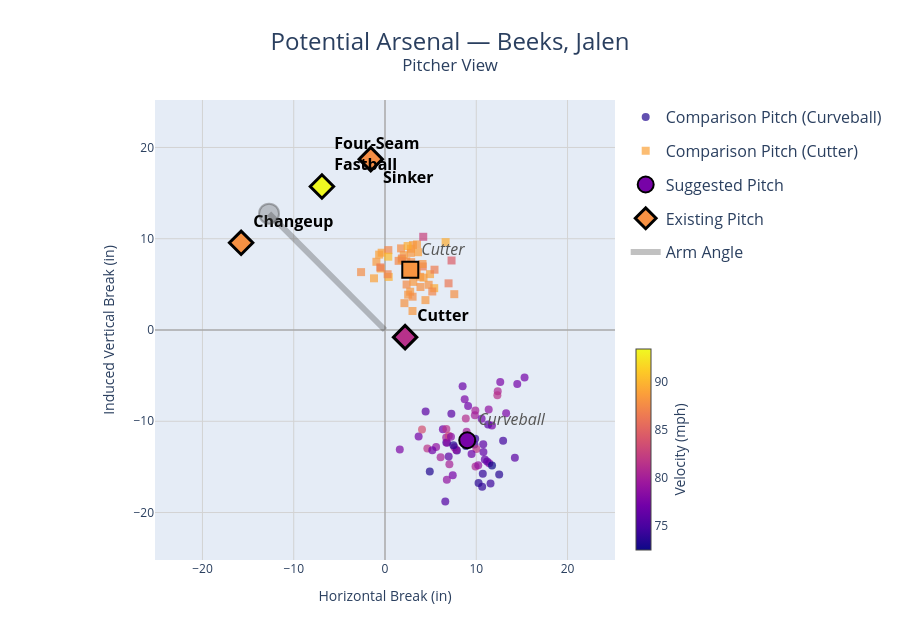

The code cell stored with this chart in its notebook:
### Code cell
plot_pitch_clusters(j_beeks)

### Figure 1 — Plotly figure (JSON) as saved in the notebook; plotly's stock layout.template omitted (floating-point values rounded to 4 significant figures; data arrays with more than 128 entries replaced by an {"elided": "..."} marker saying what was removed)
{"data": [{"customdata": {"elided": "63x3 mixed values"}, "hovertemplate": "<b>%{customdata[0]}</b><br>Pitch: %{customdata[1]}<extra></extra>", "marker": {"cmax": 93.39, "cmin": 72.45, "color": [73.21, 77.32, 77.64, 74.07, 73.5, 77.65, 73.64, 77.99, 77.23, 74.79, 77.31, 80.57, 79.69, 73.92, 77.18, 75.76, 74.72, 80.22, 78.27, 81.73, 80.04, 77.03, 79.4, 75.91, 76.79, 74.0, 76.3, 80.43, 78.8, 78.74, 76.21, 75.45, 77.11, 81.56, 79.95, 73.9, 74.36, 77.75, 76.94, 75.83, 78.64, 72.45, 76.02, 80.06, 78.9, 75.86, 73.49, 81.38, 74.61, 72.74, 82.85, 78.4, 76.29, 77.13, 80.0, 76.62, 83.58, 75.83, 77.61, 79.0, 81.33, 77.03, 81.06], "colorbar": {"len": 0.48, "thickness": 15, "title": {"side": "right", "text": "Velocity (mph)"}, "x": 1.02, "y": 0, "yanchor": "bottom"}, "colorscale": [[0, "#0d0887"], [0.1111, "#46039f"], [0.2222, "#7201a8"], [0.3333, "#9c179e"], [0.4444, "#bd3786"], [0.5556, "#d8576b"], [0.6667, "#ed7953"], [0.7778, "#fb9f3a"], [0.8889, "#fdca26"], [1, "#f0f921"]], "opacity": 0.7, "showscale": true, "size": 8, "symbol": "circle"}, "mode": "markers", "name": "Comparison Pitch (Curveball)", "type": "scatter", "x": [4.906, 7.422, 8.731, 9.883, 12.51, 13.27, 10.25, 11.42, 3.684, 6.72, 11.72, 12.35, 6.704, 10.65, 15.29, 11.3, 9.798, 7.054, 6.808, 10.01, 6.093, 6.342, 7.603, 4.451, 9.485, 10.72, 10.78, 9.919, 5.599, 11.36, 11.19, 6.606, 9.106, 4.64, 8.943, 7.875, 11.56, 1.62, 5.185, 14.23, 7.812, 11.73, 10.76, 9.897, 6.775, 7.27, 7.495, 6.722, 12.94, 8.87, 6.992, 7.228, 10.94, 14.49, 9.844, 8.504, 4.056, 6.976, 12.63, 10.22, 12.31, 10.59, 8.852], "y": [-15.5, -15.91, -7.58, -11.91, -15.84, -9.13, -16.75, -14.59, -11.67, -12.32, -10.45, -6.707, -11.77, -17.17, -5.199, -10.35, -12.55, -14.71, -12.34, -13.03, -13.93, -10.88, -12.84, -8.919, -13.57, -15.74, -13.37, -14.96, -12.81, -8.709, -14.4, -18.79, -8.328, -12.98, -11.14, -13.19, -16.81, -13.08, -13.18, -13.99, -13.16, -14.86, -12.52, -8.811, -16.4, -9.174, -12.62, -10.84, -12.12, -12.72, -11.59, -11.69, -14.18, -5.904, -9.335, -6.157, -10.89, -13.85, -5.7, -14.82, -7.153, -9.736, -9.683]}, {"customdata": {"elided": "53x3 mixed values"}, "hovertemplate": "<b>%{customdata[0]}</b><br>Pitch: %{customdata[1]}<extra></extra>", "marker": {"cmax": 93.39, "cmin": 72.45, "color": [88.92, 88.26, 88.62, 92.01, 89.42, 88.82, 87.7, 87.5, 89.63, 88.85, 87.3, 89.47, 89.02, 88.73, 89.12, 87.94, 88.51, 88.55, 90.27, 88.14, 87.92, 86.38, 86.31, 86.78, 88.37, 87.61, 89.07, 87.61, 88.32, 88.29, 89.5, 87.97, 86.59, 88.85, 88.39, 87.18, 88.23, 88.9, 87.93, 87.19, 88.28, 87.8, 88.02, 87.67, 88.06, 82.59, 88.61, 84.48, 87.7, 87.88, 86.35, 87.88, 87.1], "colorscale": [[0, "#0d0887"], [0.1111, "#46039f"], [0.2222, "#7201a8"], [0.3333, "#9c179e"], [0.4444, "#bd3786"], [0.5556, "#d8576b"], [0.6667, "#ed7953"], [0.7778, "#fb9f3a"], [0.8889, "#fdca26"], [1, "#f0f921"]], "opacity": 0.7, "showscale": false, "size": 8, "symbol": "square"}, "mode": "markers", "name": "Comparison Pitch (Cutter)", "type": "scatter", "x": [-0.6403, 2.759, 2.053, 1.823, 5.393, -0.3686, 1.759, 2.365, 0.4074, 4.934, 0.3672, 6.641, 2.355, 3.62, -0.4694, 3.842, -0.9424, 2.848, 0.3582, 2.692, 2.331, 4.139, -0.5105, 1.848, 3.502, 2.871, 2.804, -2.621, 4.433, 3.062, 2.476, 2.126, 5.425, -1.203, 3.094, 1.492, 2.825, 3.363, 4.784, 5.179, 3.013, 7.591, 4.109, 3.474, 2.537, 4.19, 4.222, 7.293, 3.021, 3.012, 6.964, 3.886, 0.2898], "y": [8.261, 4.194, 8.196, 7.687, 4.583, 8.469, 8.944, 4.984, 5.816, 6.118, 8.752, 9.627, 6.341, 8.522, 6.738, 5.828, 7.473, 8.905, 8.03, 6.955, 7.529, 6.962, 6.859, 7.837, 9.378, 7.44, 6.775, 6.341, 3.275, 9.305, 9.199, 2.942, 6.608, 5.663, 5.271, 7.576, 8.449, 5.999, 4.954, 4.216, 2.081, 3.924, 7.229, 6.548, 3.871, 10.21, 5.738, 7.617, 3.65, 6.132, 5.113, 4.707, 6.108]}, {"hovertemplate": "<b>Suggested: Curveball</b><br>HBreak: %{x:.1f} in<br>IVBreak: %{y:.1f} in<extra></extra>", "legendgroup": "centroid", "marker": {"cmax": 93.39, "cmin": 72.45, "color": [77.36], "colorscale": [[0, "#0d0887"], [0.1111, "#46039f"], [0.2222, "#7201a8"], [0.3333, "#9c179e"], [0.4444, "#bd3786"], [0.5556, "#d8576b"], [0.6667, "#ed7953"], [0.7778, "#fb9f3a"], [0.8889, "#fdca26"], [1, "#f0f921"]], "line": {"color": "black", "width": 2}, "showscale": false, "size": 16, "symbol": "circle"}, "mode": "markers+text", "name": "Suggested Pitch", "showlegend": true, "text": ["<i>Curveball</i>"], "textfont": {"color": "#555", "size": 16}, "textposition": ["top right"], "type": "scatter", "x": [9.011], "y": [-12.08]}, {"hovertemplate": "<b>Suggested: Cutter</b><br>HBreak: %{x:.1f} in<br>IVBreak: %{y:.1f} in<extra></extra>", "legendgroup": "centroid", "marker": {"cmax": 93.39, "cmin": 72.45, "color": [88.05], "colorscale": [[0, "#0d0887"], [0.1111, "#46039f"], [0.2222, "#7201a8"], [0.3333, "#9c179e"], [0.4444, "#bd3786"], [0.5556, "#d8576b"], [0.6667, "#ed7953"], [0.7778, "#fb9f3a"], [0.8889, "#fdca26"], [1, "#f0f921"]], "line": {"color": "black", "width": 2}, "showscale": false, "size": 16, "symbol": "square"}, "mode": "markers+text", "name": "Suggested Pitch", "showlegend": false, "text": ["<i>Cutter</i>"], "textfont": {"color": "#555", "size": 16}, "textposition": ["top right"], "type": "scatter", "x": [2.77], "y": [6.602]}, {"customdata": [["Beeks, Jalen", "Changeup"], ["Beeks, Jalen", "Cutter"], ["Beeks, Jalen", "Four-Seam Fastball"], ["Beeks, Jalen", "Sinker"]], "hovertemplate": "<b>%{customdata[0]}</b><br>Pitch: %{customdata[1]}<extra></extra>", "marker": {"cmax": 93.39, "cmin": 72.45, "color": [87.9, 81.32, 93.39, 87.7], "colorscale": [[0, "#0d0887"], [0.1111, "#46039f"], [0.2222, "#7201a8"], [0.3333, "#9c179e"], [0.4444, "#bd3786"], [0.5556, "#d8576b"], [0.6667, "#ed7953"], [0.7778, "#fb9f3a"], [0.8889, "#fdca26"], [1, "#f0f921"]], "line": {"color": "black", "width": 3}, "showscale": false, "size": 18, "symbol": "diamond"}, "mode": "markers+text", "name": "Existing Pitch", "text": ["<b>Changeup</b>", "<b>Cutter</b>", "<b>Four-Seam<br>Fastball</b>", "<b>Sinker</b>"], "textfont": {"color": "black", "size": 16}, "textposition": ["top right", "top right", "top right", "bottom right"], "type": "scatter", "x": [-15.76, 2.202, -6.91, -1.56], "y": [9.556, -0.7816, 15.72, 18.72]}, {"hovertemplate": "Arm Angle: 45.1°<extra></extra>", "line": {"color": "rgba(50,50,50,0.30)", "width": 6}, "mode": "lines", "name": "Arm Angle", "type": "scatter", "x": [0, -12.71], "y": [0, 12.75]}, {"hovertemplate": "Arm Angle: 45.1°<extra></extra>", "legendgroup": "Arm Angle", "marker": {"color": "rgba(80,80,80,0.30)", "line": {"color": "rgba(50,50,50,0.35)", "width": 2}, "size": 20}, "mode": "markers", "showlegend": false, "type": "scatter", "x": [-12.71], "y": [12.75]}], "layout": {"dragmode": "select", "height": 640, "legend": {"font": {"size": 16}, "x": 1.02, "xanchor": "left", "y": 1}, "margin": {"r": 200}, "title": {"font": {"size": 24}, "text": "Potential Arsenal — Beeks, Jalen<br><sup>Pitcher View</sup>", "x": 0.5, "xanchor": "center"}, "xaxis": {"constrain": "domain", "constraintoward": "right", "gridcolor": "lightgrey", "gridwidth": 1, "range": [-25.2, 25.2], "showgrid": true, "title": {"text": "Horizontal Break (in)"}, "zeroline": true, "zerolinecolor": "darkgrey", "zerolinewidth": 1.5}, "yaxis": {"constrain": "domain", "gridcolor": "lightgrey", "gridwidth": 1, "range": [-25.2, 25.2], "scaleanchor": "x", "scaleratio": 1, "showgrid": true, "title": {"text": "Induced Vertical Break (in)"}, "zeroline": true, "zerolinecolor": "darkgrey", "zerolinewidth": 1.5}}}
